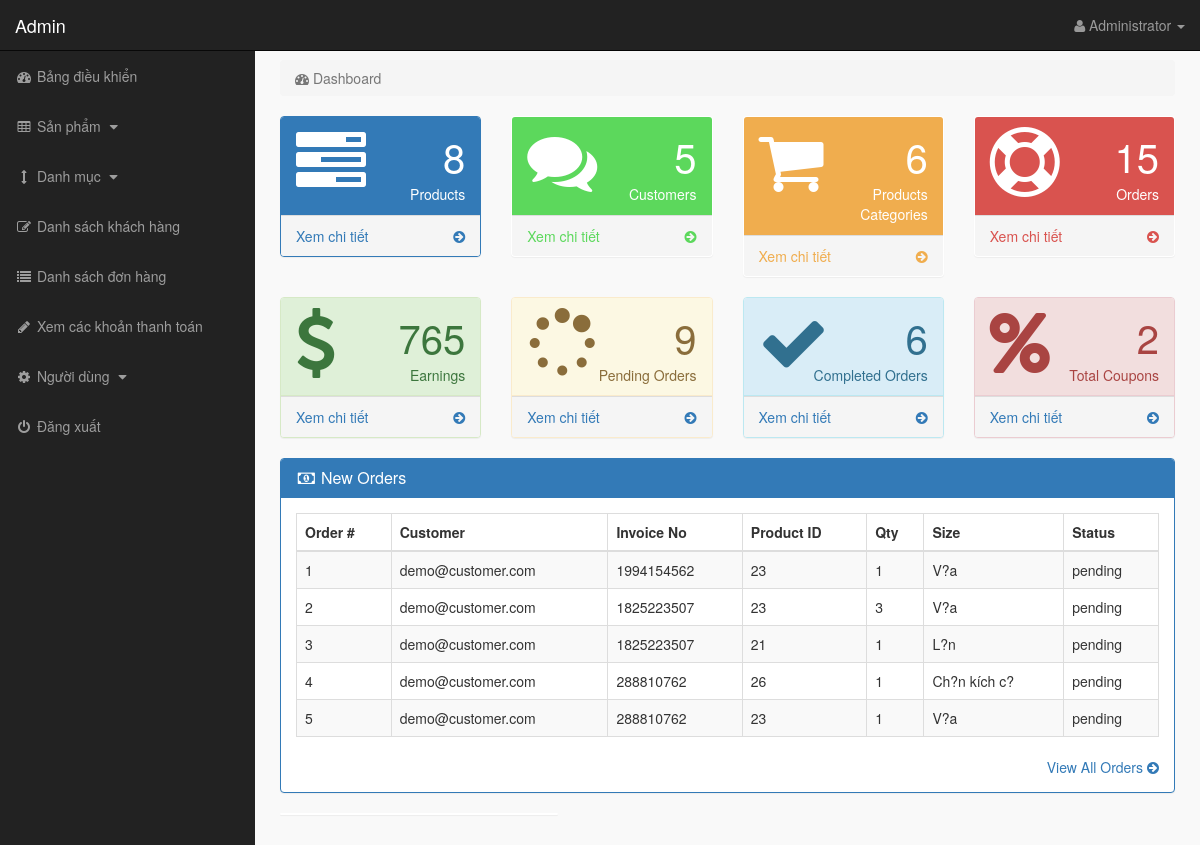
/admin/index.php?dashboard (signed in), run on the app's committed database.
### tables this page shows
CREATE TABLE `pending_orders` (
  `order_id` int(10) NOT NULL,
  `customer_id` int(10) NOT NULL,
  `invoice_no` int(10) NOT NULL,
  `product_id` text NOT NULL,
  `qty` int(10) NOT NULL,
  `size` text NOT NULL,
  `order_status` text NOT NULL
);

CREATE TABLE `customers` (
  `customer_id` int(10) NOT NULL,
  `customer_name` varchar(255) NOT NULL,
  `customer_email` varchar(255) NOT NULL,
  `customer_pass` varchar(255) NOT NULL,
  `customer_country` text NOT NULL,
  `customer_city` text NOT NULL,
  `customer_contact` varchar(255) NOT NULL,
  `customer_address` text NOT NULL,
  `customer_image` text NOT NULL,
  `customer_ip` varchar(255) NOT NULL,
  `customer_confirm_code` text NOT NULL
);

### admin/dashboard.php (the view, shortened to what this page needs)
<?php
if(!isset($_SESSION['admin_email'])){
echo "<script>window.open('login.php','_self')</script>";
}
else {
?>
<div class="row">
<div class="col-lg-12">
<ol class="breadcrumb">
<li class="active">
<i class="fa fa-dashboard"></i> Dashboard
</li>
</ol>
</div>
</div>
<div class="row">
<div class="col-lg-3 col-md-6">
<div class="panel panel-primary">
<div class="panel-heading">
<div class="row">
<div class="col-xs-3">
<i class="fa fa-tasks fa-5x"> </i>
</div>
<div class="col-xs-9 text-right">
<div class="huge"> <?php echo $count_products; ?> </div>
<div>Products</div>
</div>
</div>
</div>
<a href="index.php?view_products">
<div class="panel-footer">
<span class="pull-left"> Xem chi tiết </span>
<span class="pull-right"> <i class="fa fa-arrow-circle-right"></i> </span>
<div class="clearfix"></div>
</div>
</a>
</div>
</div>
<div class="col-lg-3 col-md-6">
<div class="panel panel-green">
<div class="panel-heading">
<div class="row">
<div class="col-xs-3">
<i class="fa fa-comments fa-5x"> </i>
</div>
<div class="col-xs-9 text-right">
<div class="huge"> <?php echo $count_customers; ?> </div>
<div>Customers</div>
</div>
</div>
</div>
<a href="index.php?view_customers">
<div class="panel-footer">
<span class="pull-left"> Xem chi tiết </span>
<span class="pull-right"> <i class="fa fa-arrow-circle-right"></i> </span>
<div class="clearfix"></div>
</div>
</a>
</div>
</div>
<div class="col-lg-3 col-md-6">
<div class="panel panel-yellow">
<div class="panel-heading">
<div class="row">
<div class="col-xs-3">
<i class="fa fa-shopping-cart fa-5x"> </i>
</div>
<div class="col-xs-9 text-right">
<div class="huge"> <?php echo $count_p_categories; ?> </div>
<div>Products Categories</div>
</div>
</div>
</div>
<a href="index.php?view_p_cats">
<div class="panel-footer">
<span class="pull-left"> Xem chi tiết </span>
<span class="pull-right"> <i class="fa fa-arrow-circle-right"></i> </span>
<div class="clearfix"></div>
</div>
</a>
</div>
</div>
<div class="col-lg-3 col-md-6">
<div class="panel panel-red">
<div class="panel-heading">
<div class="row">
<div class="col-xs-3">
<i class="fa fa-support fa-5x"> </i>
</div>
<div class="col-xs-9 text-right">
<div class="huge"> <?php echo $count_total_orders; ?> </div>
<div>Orders</div>
</div>
</div>
</div>
<a href="index.php?view_orders">
<div class="panel-footer">
<span class="pull-left"> Xem chi tiết </span>
<span class="pull-right"> <i class="fa fa-arrow-circle-right"></i> </span>
<div class="clearfix"></div>
</div>
</a>
</div>
</div>
</div>
<div class="row">
    <div class="col-lg-3 col-md-6">
        <div class="panel panel-success">
        <div class="panel-heading">
        <div class="row">
        <div class="col-xs-3">
        <i class="fa fa-dollar fa-5x"> </i>
        </div>
        <div class="col-xs-9 text-right">
        <div class="huge"> <?php echo $count_total_earnings ?> </div>
        <div>Earnings</div>
        </div>
        </div>
        </div>
        <a href="index.php?view_orders">
        <div class="panel-footer">
        <span class="pull-left"> Xem chi tiết </span>
        <span class="pull-right"> <i class="fa fa-arrow-circle-right"></i> </span>
        <div class="clearfix"></div>
        </div>
        </a>
        </div>
        </div>
        <div class="col-lg-3 col-md-6">
            <div class="panel panel-warning">
            <div class="panel-heading">
            <div class="row">
            <div class="col-xs-3">
            <i class="fa fa-spinner fa-5x"> </i>
            </div>
            <div class="col-xs-9 text-right">
            <div class="huge"> <?php echo $count_pending_orders ?> </div>
            <div>Pending Orders</div>
            </div>
            </div>
            </div>
            <a href="index.php?view_orders">
            <div class="panel-footer">
            <span class="pull-left"> Xem chi tiết </span>
            <span class="pull-right"> <i class="fa fa-arrow-circle-right"></i> </span>
            <div class="clearfix"></div>
            </div>
            </a>
            </div>
            </div>
            <div class="col-lg-3 col-md-6">
                <div class="panel panel-info">
                <div class="panel-heading">
                <div class="row">
                <div class="col-xs-3">
                <i class="fa fa-check fa-5x"> </i>
                </div>
                <div class="col-xs-9 text-right">
                <div class="huge"> <?php echo $count_completed_orders ?> </div>
                <div>Completed Orders</div>
                </div>
                </div>
                </div>
                <a href="index.php?view_orders">
                <div class="panel-footer">
                <span class="pull-left"> Xem chi tiết </span>
                <span class="pull-right"> <i class="fa fa-arrow-circle-right"></i> </span>
                <div class="clearfix"></div>
                </div>
                </a>
                </div>
                </div>
                <div class="col-lg-3 col-md-6">
                    <div class="panel panel-danger">
                    <div class="panel-heading">
                    <div class="row">
                    <div class="col-xs-3">
                    <i class="fa fa-percent fa-5x"> </i>
                    </div>
                    <div class="col-xs-9 text-right">
                    <div class="huge"> <?php echo $count_coupons; ?> </div>
                    <div>Total Coupons</div>
                    </div>
                    </div>
                    </div>
                    <a href="index.php?view_orders">
                    <div class="panel-footer">
                    <span class="pull-left"> Xem chi tiết </span>
                    <span class="pull-right"> <i class="fa fa-arrow-circle-right"></i> </span>
                    <div class="clearfix"></div>
                    </div>
                    </a>
                    </div>
                    </div>
</div>
<div class="row" >
<div class="col-lg-12" >
<div class="panel panel-primary" >
<div class="panel-heading" >
<h3 class="panel-title" >
<i class="fa fa-money fa-fw" ></i> New Orders
</h3>
</div>
<div class="panel-body" >
<div class="table-responsive" >
<table class="table table-bordered table-hover table-striped" >
<thead>
<tr>
<th>Order #</th>
<th>Customer</th>
<th>Invoice No</th>
<th>Product ID</th>
<th>Qty</th>
<th>Size</th>
<th>Status</th>
</tr>
</thead>
<tbody>
<?php
$i = 0;
$get_order = "select * from pending_orders order by 1 DESC LIMIT 0,5";
$run_order = mysqli_query($con,$get_order);
while($row_order=mysqli_fetch_array($run_order)){
$c_id = $row_order['customer_id'];
$invoice_no = $row_order['invoice_no'];
$product_id = $row_order['product_id'];
$qty = $row_order['qty'];
$size = $row_order['size'];
$order_status = $row_order['order_status'];
$i++;
?>
<tr>
<td><?php echo $i; ?></td>
<td>
<?php
$get_customer = "select * from customers where customer_id='$c_id'";
$run_customer = mysqli_query($con,$get_customer);
$row_customer = mysqli_fetch_array($run_customer);
$customer_email = $row_customer['customer_email'];
echo $customer_email;
?>
</td>
<td><?php echo $invoice_no; ?></td>
<td><?php echo $product_id; ?></td>
<td><?php echo $qty; ?></td>
<td><?php echo $size; ?></td>
<td>
<?php
if($order_status=='pending'){
echo $order_status='pending';
}
else {
echo $order_status='Complete';
}
?>
</td>
</tr>
<?php } ?>
</tbody>
</table>
</div>
<div class="text-right" >
<a href="index.php?view_orders" >
View All Orders <i class="fa fa-arrow-circle-right" ></i>
</a>
</div>
</div>
</div>
</div>
<div class="col-md-4">
<div class="panel">
</div>
</div>
</div>
<?php } ?>

### admin/includes/sidebar.php (shortened to what this page needs)
<?php
if(!isset($_SESSION['admin_email'])){
echo "<script>window.open('login.php','_self')</script>";
}
else {
?>
<nav class="navbar navbar-inverse navbar-fixed-top">
    <div class="navbar-header">
        <a class="navbar-brand" href="index.php?dashboard">Admin</a>
    </div>
    <ul class="nav navbar-right top-nav">
        <li class="dropdown">
            <a href="#" class="dropdown-toggle" data-toggle="dropdown">
                <i class="fa fa-user"></i>
                <?php echo $admin_name; ?> <b class="caret"></b>
            </a>
        </li>
    </ul>
    <div class="collapse navbar-collapse navbar-ex1-collapse">
        <ul class="nav navbar-nav side-nav">
            <li>
                <a href="index.php?dashboard">
                    <i class="fa fa-fw fa-dashboard"></i> Bảng điều khiển
                </a>
            </li>
            <li>
                <a href="#" data-toggle="collapse" data-target="#products">
                    <i class="fa fa-fw fa-table"></i> Sản phẩm
                    <i class="fa fa-fw fa-caret-down"></i>
                </a>
            </li>
            <li>
                <a href="#" data-toggle="collapse" data-target="#cat">
                    <i class="fa fa-fw fa-arrows-v"></i> Danh mục
                    <i class="fa fa-fw fa-caret-down"></i>
                </a>
            </li>
            <li>
                <a href="index.php?view_customers">
                    <i class="fa fa-fw fa-edit"></i> Danh sách khách hàng
                </a>
            </li>
            <li>
                <a href="index.php?view_orders">
                    <i class="fa fa-fw fa-list"></i> Danh sách đơn hàng
                </a>
            </li>
            <li>
                <a href="index.php?view_payments">
                    <i class="fa fa-fw fa-pencil"></i> Xem các khoản thanh toán
                </a>
            </li>
            <li>
                <a href="#" data-toggle="collapse" data-target="#users">
                    <i class="fa fa-fw fa-gear"></i> Người dùng
                    <i class="fa fa-fw fa-caret-down"></i>
                </a>
            </li>
            <li>
                <a href="logout.php">
                    <i class="fa fa-fw fa-power-off"></i> Đăng xuất
                </a>
            </li>
        </ul>
    </div>
</nav>
<?php } ?>

### admin/css/style.css (style rules this page uses)
body { margin-top:100px; }
@media (min-width: 768px) { body { margin-top:50px; } }
.top-nav { padding:0 15px; }
.top-nav>li { display:inline-block; float:left; }
.top-nav>li>a { padding-top:15px; padding-bottom:15px; line-height:20px; color:#999; }
@media (min-width: 768px) { .side-nav { position:fixed; top:51px; width:255px; border-radius:0; overflow-y:auto; background-color: #222; bottom:0; overflow-x:hidden; padding-bottom:40px; } }
@media (min-width: 768px) { .side-nav>li>a { width:255px; } }
.huge { font-size:40px; line-height:normal; }
.panel-green > .panel-heading { color:#fff; background-color:#5cd85c; }
.panel-green > a { color:#5cd85c; }
.panel-red > .panel-heading { color:#fff; background-color:#d9534f; }
.panel-red > a { color:#d9534f; }
.panel-yellow > .panel-heading { color:#fff; background-color:#f0ad4e; }
.panel-yellow > a { color:#f0ad4e; }
.panel-body { border-radius:5px; }

### data on the page
pending_orders: customer.customer_email "demo@customer.com", invoice_no "1994154562", product "23", qty "1", size "V?a"
pending_orders: customer.customer_email "demo@customer.com", invoice_no "1825223507", product "23", qty "3", size "V?a"
pending_orders: customer.customer_email "demo@customer.com", invoice_no "1825223507", product "21", qty "1", size "L?n"
pending_orders: customer.customer_email "demo@customer.com", invoice_no "288810762", product "26", qty "1", size "Ch?n kích c?"
pending_orders: customer.customer_email "demo@customer.com", invoice_no "288810762", product "23", qty "1", size "V?a"

### other printed values
$admin_name "Administrator"
$count_products "8"
$count_customers "5"
$count_p_categories "6"
$count_total_orders "15"
$count_total_earnings "765"
$count_pending_orders "9"
$count_completed_orders "6"
$count_coupons "2"
